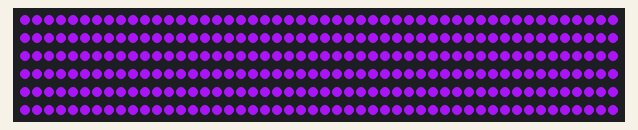
Simulated run of this sketch. Board: Arduino Uno, built with avr-gcc and run on an emulated ATmega328P. Parts: 300 RGB LEDs in strip order, left to right, continuing on the next row. Dim RGB values are drawn brighter than linear; random numbers use the default seed unless the sketch sets one.

Above: at 1.1 s.
At 6.1 s:
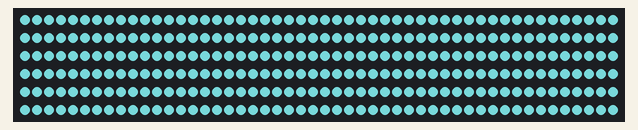
At 10.2 s:
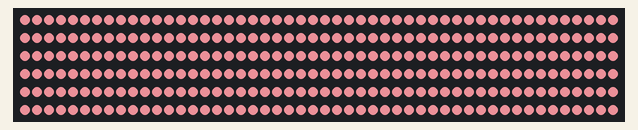
At 20.3 s:
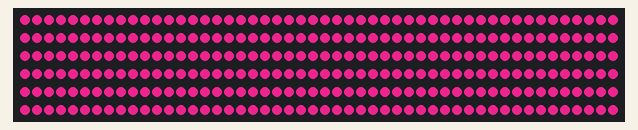
At 29.4 s:
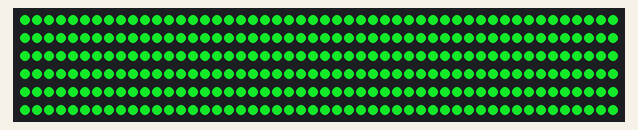
At 38.5 s:
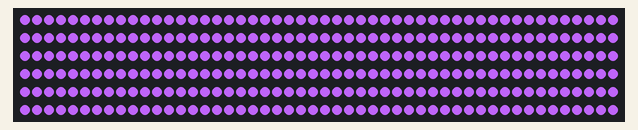

Measured:
- what the display in image 0 shows lasts 1.0 s, from 1.0 s to 2.0 s

The sketch:

ledStripColorTesting.ino
```cpp
#include <FastLED.h>

const int NUM_LEDS = 300;
CRGB bigLED[NUM_LEDS];
const int ledPin = 8;

void setup() {
  // put your setup code here, to run once:
  FastLED.addLeds<WS2812B, ledPin, GRB>(bigLED, NUM_LEDS);

}

void loop() {
  // put your main code here, to run repeatedly:
    //CRGB color = CRGB(0,255,0);
    CRGB color = CRGB(random(255),random(255),random(255));
    for(int i = 0;  i < NUM_LEDS; i++){
      bigLED[i] = color;
    }
    delay(1000);
    FastLED.show(); // this updates the board


}
```
